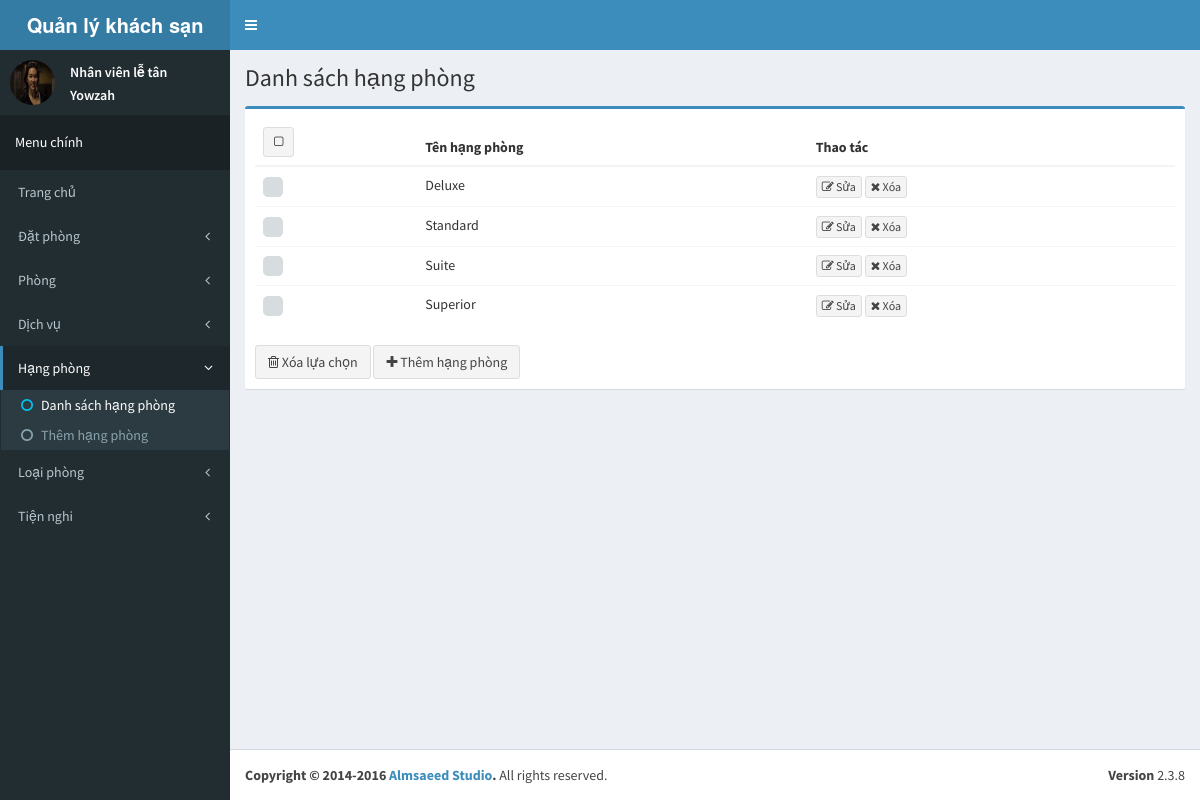
The app's page /admin/rank with its own data.
### tables this page shows
CREATE TABLE `rank` (
  `rank_id` int(11) NOT NULL AUTO_INCREMENT,
  `rank` varchar(255) DEFAULT NULL,
  PRIMARY KEY (`rank_id`)
);

### application/core/MY_Controller.php (called while the page is built, shortened)
<?php defined('BASEPATH') OR exit('No direct script access allowed');
class MY_Controller extends CI_Controller
{
    protected $data = array();
    function __construct()
    {
        $this->data['page_title'] = 'CI_App';
        $this->data['before_head'] = '';
        $this->data['before_body'] = '';
    }
    protected function render($the_view = NULL, $template = 'master')
    {
        if ($template == 'json' || $this->input->is_ajax_request()) {
            header('Content-Type: application/json');
            echo json_encode($this->data);
        } else {
            $this->data['the_view_content'] = (is_null($the_view)) ? '' : $this->load->view($the_view, $this->data, TRUE);;
            $this->load->view('templates/' . $template . '_view', $this->data);
        }
    }
}
class Admin_Controller extends MY_Controller
{
    protected function render($the_view = NULL, $template = 'admin_master')
    {
        parent::render($the_view, $template);
    }
}

### index.php (called while the page is built, shortened)
<?php
require_once BASEPATH.'core/CodeIgniter.php';

### application/config/config.php (called while the page is built, shortened)
<?php
$config['base_url'] = 'http://localhost:8080/qlks/';
$config['index_page'] = '';
$config['uri_protocol']	= 'REQUEST_URI';
$config['url_suffix'] = '';
$config['language']	= 'english';
$config['charset'] = 'UTF-8';
$config['enable_hooks'] = FALSE;
$config['subclass_prefix'] = 'MY_';
$config['composer_autoload'] = FALSE;
$config['permitted_uri_chars'] = 'a-z 0-9~%.:_\-';
$config['enable_query_strings'] = FALSE;
$config['controller_trigger'] = 'c';
$config['function_trigger'] = 'm';
$config['directory_trigger'] = 'd';
$config['allow_get_array'] = TRUE;
$config['log_threshold'] = 0;
$config['log_path'] = '';
$config['log_file_extension'] = '';
$config['log_file_permissions'] = 0644;
$config['log_date_format'] = 'Y-m-d H:i:s';
$config['error_views_path'] = '';
$config['cache_path'] = '';
$config['cache_query_string'] = FALSE;
$config['encryption_key'] = 'doctor';
$config['sess_driver'] = 'files';
$config['sess_cookie_name'] = 'ci_session';
$config['sess_expiration'] = 7200;
$config['sess_save_path'] = NULL;
$config['sess_match_ip'] = FALSE;
$config['sess_time_to_update'] = 300;
$config['sess_regenerate_destroy'] = FALSE;
$config['cookie_prefix']	= '';
$config['cookie_domain']	= '';
$config['cookie_path']		= '/';
$config['cookie_secure']	= FALSE;
$config['cookie_httponly'] 	= FALSE;
$config['standardize_newlines'] = FALSE;
$config['global_xss_filtering'] = FALSE;
$config['csrf_protection'] = FALSE;
$config['csrf_token_name'] = 'csrf_test_name';
$config['csrf_cookie_name'] = 'csrf_cookie_name';
$config['csrf_expire'] = 7200;
$config['csrf_regenerate'] = TRUE;
$config['csrf_exclude_uris'] = array();
$config['compress_output'] = FALSE;
$config['time_reference'] = 'local';
$config['rewrite_short_tags'] = FALSE;
$config['proxy_ips'] = '';

### application/models/admin/Model_rank.php (called while the page is built, shortened)
<?php defined('BASEPATH') OR exit('No direct script access allowed');
class Model_rank extends CI_Model
{
    public function get_list($start, $limit)
    {
        return $this->db->select('rank_id, rank')
            ->from('rank')
            ->limit($limit, $start)
            ->order_by('rank', 'ASC')
            ->get()->result_array();
    }
}

### application/views/admin/rank/list_view.php (the view, shortened to what this page needs)
<div class="row">
    <div class="col-xs-12">
        <div class="box box-primary">
            <?php
            $att = array('role' => 'form');
            echo form_open('', $att);
            ?>
            <div class="box-body">
                <table id="example2" class="table table-hover">
                    <thead>
                    <tr>
                        <th>
                            <button type="button" class="btn btn-default btn-sm checkbox-toggle"><i
                                        class="fa fa-square-o"></i></button>
                        </th>
                        <th>Tên hạng phòng</th>
                        <th>Thao tác</th>
                    </tr>
                    </thead>
                    <tbody>
                    <?php
                    if (isset($list_rank) && count($list_rank)) {
                        foreach ($list_rank as $key => $val) {
                            ?>
                            <tr>
                                <td><input type="checkbox" name="checkbox[]" value="<?php echo $val['rank_id']; ?>">
                                </td>
                                <td><?php echo htmlspecialchars($val['rank']); ?></td>
                                <td>
                                    <a href="<?php echo base_url(); ?>admin/rank/edit/<?php echo $val['rank_id']; ?>">
                                        <button type="button" class="btn btn-default btn-xs"><i
                                                    class="fa fa-edit"></i> Sửa
                                        </button>
                                    </a>
                                    <a href="<?php echo base_url(); ?>admin/rank/del/<?php echo $val['rank_id']; ?>">
                                        <button type="button" class="btn btn-default btn-xs del-btn"><i
                                                    class="fa fa-times"></i> Xóa
                                        </button>
                                    </a>
                                </td>
                            </tr>
                            <?php
                        }
                    } else {
                        echo '<tr><td colspan="3">Không có dữ liệu</td></tr>';
                    }
                    ?>
                    </tbody>
                </table>
            </div>
            <div class="box-footer no-border">
                <button type="submit" name="btn-delete" value="btn-delete" class="btn btn-default" id="del-list"><i
                            class="fa fa-trash-o"></i> Xóa lựa chọn
                </button>
                <a href="<?php echo base_url(); ?>admin/rank/add">
                    <button type="button" class="btn btn-default"><i class="fa fa-plus"></i> Thêm hạng phòng</button>
                </a>
            </div>
            <?php echo form_close(); ?>
        </div>
    </div>
</div>

### records on screen
rank: rank "Deluxe"
rank: rank "Standard"
rank: rank "Suite"
rank: rank "Superior"

### other values on screen
$content_header "Danh sách hạng phòng"
